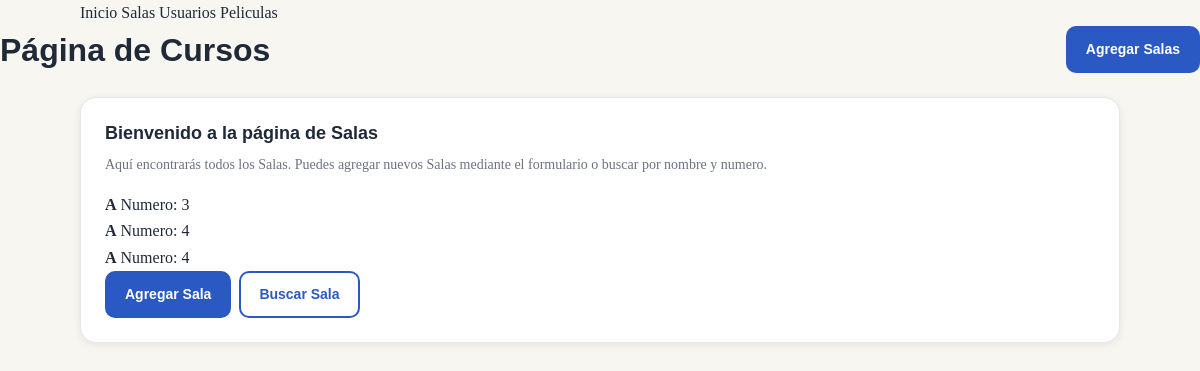
Screenshot of /salas/ with the database file from the repository.
### core/models.py (models this page shows)
class Sala(models.Model):
    numero = models.IntegerField()
    nombre = models.CharField(max_length=2)

### core/views.py (the view)
# urls.py: path("salas/",views.salas,name="salas"),
def salas(request):
    salas = Sala.objects.all()
    contexto = {"salas": salas}
    return render(request,"core/sala/salas.html",contexto)

### core/templates/core/sala/salas.html (shortened to what this page needs)
{% extends "core/base.html" %}
{% block content %}
<div class="page-header">
    <h1 class="page-header__title">Página de Cursos</h1>
    <a href="{% url 'salaFormulario' %}" class="btn">Agregar Salas</a>
  </div>
  <div class="container">
  <div class="card">
    <h2 class="card__title">Bienvenido a la página de Salas</h2>
    <p class="card__body">
      Aquí encontrarás todos los Salas. Puedes agregar nuevos Salas
      mediante el formulario o buscar por nombre y numero.
    </p>
    <ul class="card__list">
      {% for sala in salas %}
      <li class="card__list-item">
        <strong>{{ sala.nombre }}</strong> Numero: {{ sala.numero }}
      </li>
      {% empty %}
      <li class="card__list-item">No hay salas disponibles.</li>
      {% endfor %}
    <div class="card__footer">
      <a href="{% url 'salaFormulario' %}" class="btn">Agregar Sala</a>
      <a href="{% url 'buscarSala' %}" class="btn btn--outline">Buscar Sala</a>
    </div>
  </div>
</div>
{% endblock %}

### core/static/css/base.css (style rules this page uses)
:root { --color-bg: #f8f6f1; --color-surface: #ffffff; --color-border: #e5e7eb; --color-text: #1f2937; --color-muted: #6b7280; --color-primary: #2b59c3; --color-primary-hover: #2a50a8; --color-accent: #f59e0b; --color-danger: #dc2626; --color-success: #16a34a; --radius-sm: 6px; --radius-md: 10px; --radius-lg: 16px; --space-1: 4px; --space-2: 8px; --space-3: 12px; --space-4: 16px; --space-5: 24px; --space-6: 32px; --space-7: 48px; --space-8: 64px; --shadow-sm: 0 2px 8px rgba(0, 0, 0, 0.08); --shadow-md: 0 4px 16px rgba(0, 0, 0, 0.12); --font-body: "Source Serif 4", "Georgia", serif; --font-heading: "Montserrat", "Arial", sans-serif; --font-mono: "Fira Code", "Courier New", monospace; --font-size-sm: 0.875rem; --font-size-base: 1rem; --font-size-lg: 1.125rem; --font-size-xl: 1.5rem; --font-size-2xl: 2rem; }
*, *::before, *::after { box-sizing: border-box; margin: 0; padding: 0; }
html { scroll-behavior: smooth; }
body { font-family: var(--font-body); font-size: var(--font-size-base); background-color: var(--color-bg); color: var(--color-text); line-height: 1.65; -webkit-font-smoothing: antialiased; }
ul, ol { list-style: none; }
a { color: inherit; text-decoration: none; }
h1, h2, h3, h4, h5, h6 { font-family: var(--font-heading); font-weight: 700; line-height: 1.25; color: var(--color-text); margin-bottom: var(--space-3); }
h1 { font-size: var(--font-size-2xl); }
h2 { font-size: var(--font-size-xl); }
p { margin-bottom: var(--space-4); }
.container { width: min(100% - 32px, 1040px); margin-inline: auto; }

### core/static/css/components.css (style rules this page uses)
.btn { display: inline-flex; align-items: center; justify-content: center; gap: var(--space-2); padding: 10px 18px; border-radius: var(--radius-md); background-color: var(--color-primary); color: #ffffff; font-family: var(--font-heading); font-size: var(--font-size-sm); font-weight: 600; border: 2px solid transparent; cursor: pointer; text-decoration: none; transition: background 0.15s, transform 0.1s, box-shadow 0.15s; white-space: nowrap; }
.btn--outline { background-color: transparent; color: var(--color-primary); border-color: var(--color-primary); }
.card { background-color: var(--color-surface); border: 1px solid var(--color-border); border-radius: var(--radius-lg); padding: var(--space-5); box-shadow: var(--shadow-sm); transition: box-shadow 0.2s, transform 0.2s; }
.card__title { font-size: var(--font-size-lg); margin-bottom: var(--space-2); }
.card__body { color: var(--color-muted); font-size: var(--font-size-sm); margin-bottom: var(--space-4); }
.card__footer { display: flex; gap: var(--space-2); flex-wrap: wrap; }

### core/static/css/pages.css (style rules this page uses)
.page-header { display: flex; align-items: center; justify-content: space-between; flex-wrap: wrap; gap: var(--space-3); margin-bottom: var(--space-5); }
.page-header__title { margin-bottom: 0; }

### rows the page displays
Sala: nombre "A", numero "3"
Sala: nombre "A", numero "4"
Sala: nombre "A", numero "4"
